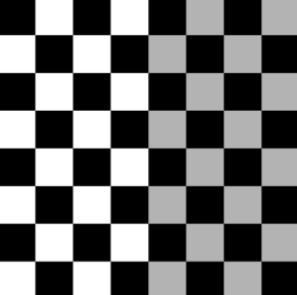
%> input picture TODOs/lec14/images/a.png, 297 x 295 px
$ octave bilinearInterpolation.m   (GNU Octave 9; MATLAB toolbox functions it lacks are replaced by stand-ins)
%> lines starting %> are read from the running program, lines starting %| are printed output that depends on the picture
img = double(rgb2gray(imread("./images/a.png")));
%> img: size 295x297 double; min 0, max 255, mean 108.5
[R, C] = size(img);
%> R = 295; C = 297
% for scaling
a0 = 1;
b1 = 1;
% other should be zero besides a0 & b1 for scaling

% for translation
a2 = 0;
b2 = 0;
% a0 & b1 set to 1, set a2 and b2, other should be zero

% for shear
a1 = 0;
b0 = 0;
% a0 & b1 set to 1, set a1 and b0, other should be zero
if a0 ~= 0 && b1 ~= 0
    B = zeros(R*a0, C*b1);
end

if a2 ~= 0 && b2 ~= 0
    B = zeros(R+a0, C+b1);
end

if a1 ~= 0 || b0 ~= 0
    B = zeros(R*a0,C*b1);
end
[r1,c1]=size(B);
%> r1 = 295; c1 = 297
constant_matrix = [a0 a1 a2; b0 b1 b2; 0 0 1];
inverse = inv(constant_matrix);
for i = 1:r1
    for j = 1:c1
        loc_matrix = [i; j; 1];
        output_matrix = inverse * loc_matrix;
        n1 = floor(output_matrix(1));
        n2 = ceil(output_matrix(1));
        n3 = floor(output_matrix(2));
        n4 = ceil(output_matrix(2));
        if n1>0 && n2>0 && n3>0 && n4>0 && n1<R && n2<R && n3<C && n4<C
           r1_left_per =1;
           r1_right_per =1;
           r2_left_per =1;
           r2_right_per =1;
           up_per = 1;
           down_per =1;
           if output_matrix(2)-n3 ~= 0
            r1_left_per = (output_matrix(2)-n3);
            r1_right_per = 1 - r1_left_per;
           end
           if output_matrix(1) -n1 ~= 0
            up_per = (output_matrix(1) -n1);
            down_per = 1 - up_per;
           end

           m1 = round((img(n1,n3)*r1_left_per)+(img(n1,n4)*r1_right_per));
           m2 = round((img(n2,n3)*r2_right_per)+(img(n2,n4)*r1_right_per));
           value = round(((m1*up_per)+(m2*down_per)));
           B(i,j) = value;
        end
    end
end
%> after the loop, down_per = 1; m1 = 0; m2 = 0; r1_left_per = 1; r1_right_per = 1; r2_left_per = 1; r2_right_per = 1; up_per = 1; value = 0

imshow(uint8(B));
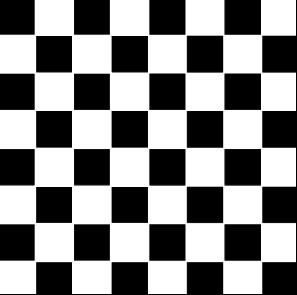
%> displayed picture: size 295x297, on the screen's scale of 0 to 255; min 0, max 255, mean 134.8
